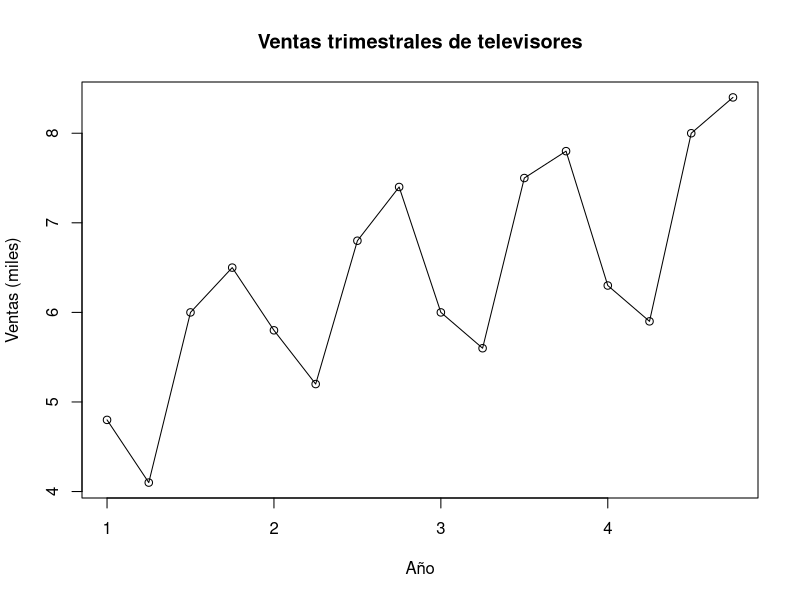
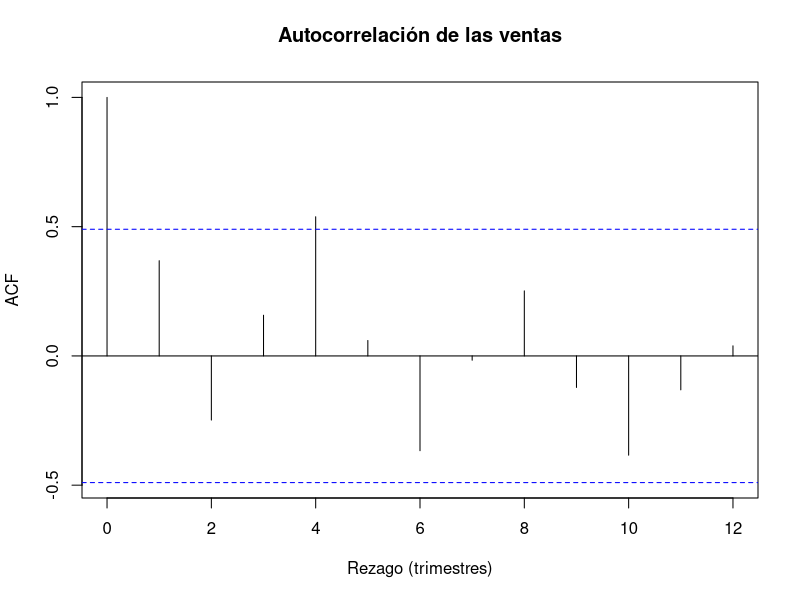
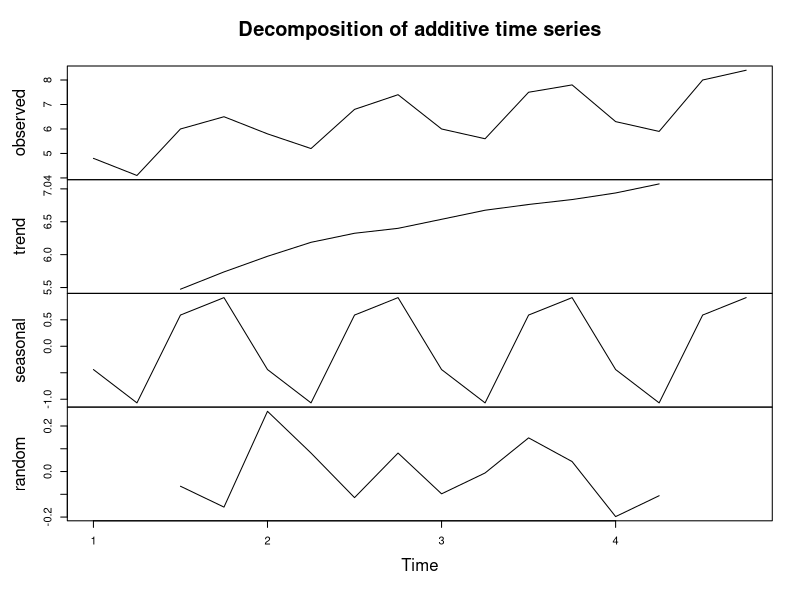
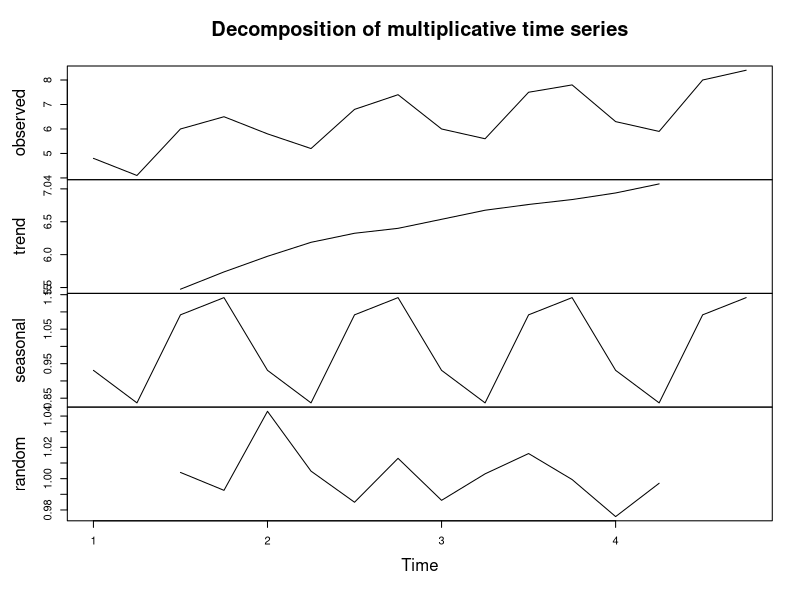
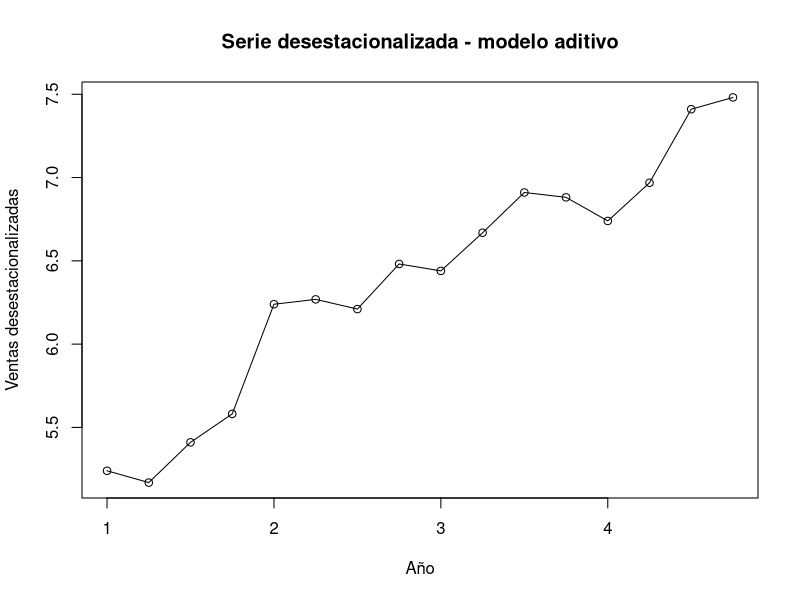
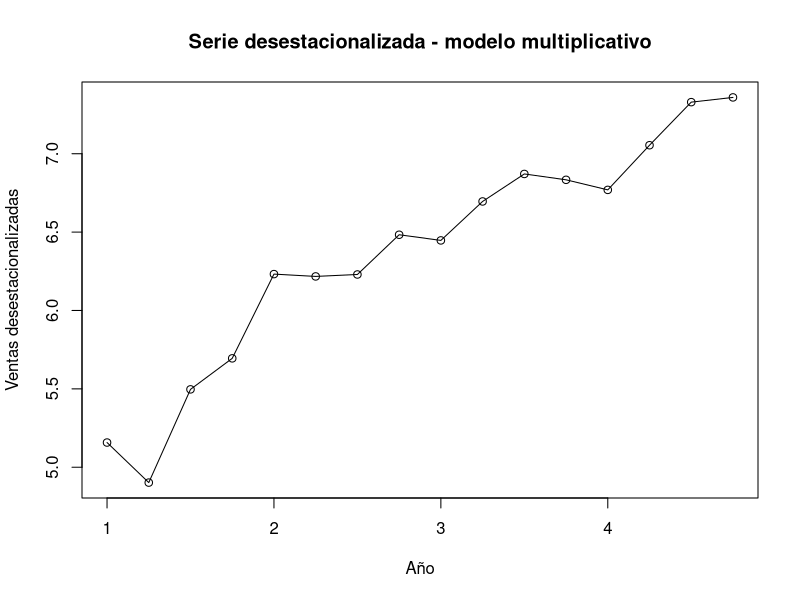
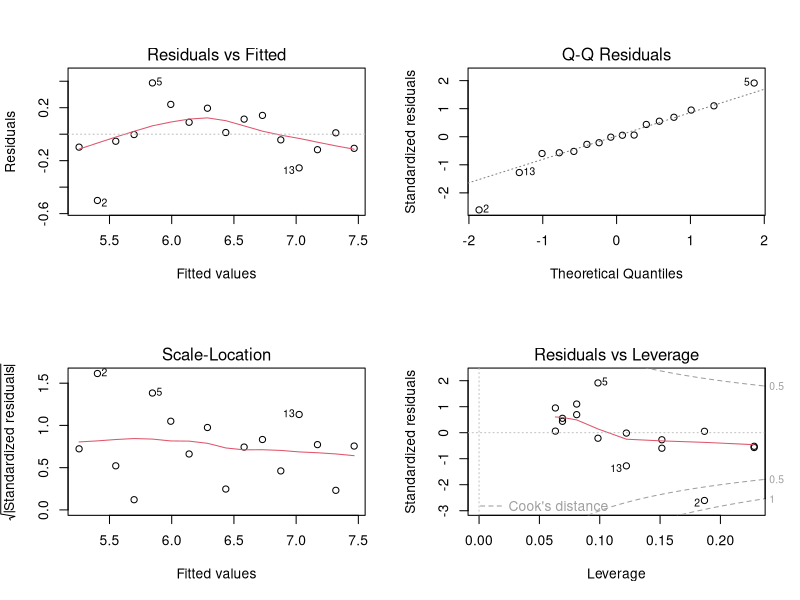
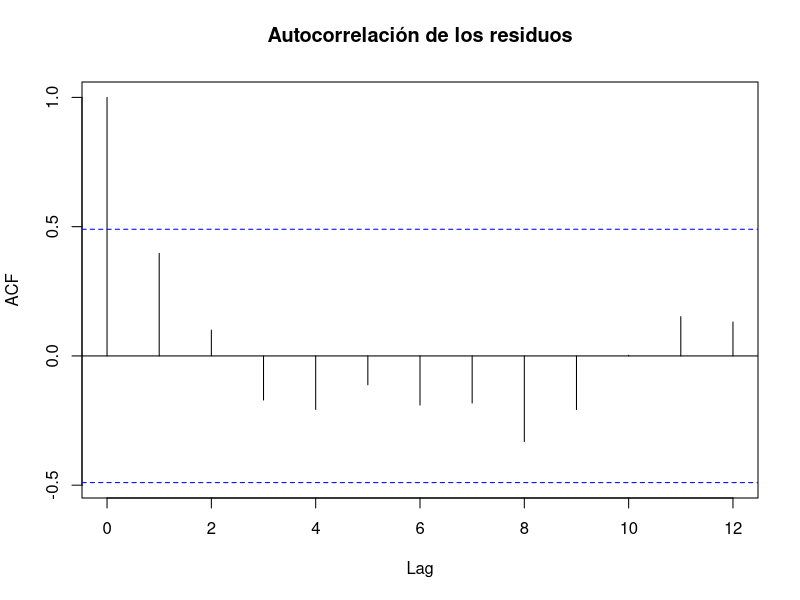

Write R code to recreate these figures, in order.
## ---- chunk 1
knitr::opts_chunk$set(echo = TRUE)
## ---- chunk 2
ventas <- c(4.8, 4.1, 6.0, 6.5,
            5.8, 5.2, 6.8, 7.4,
            6.0, 5.6, 7.5, 7.8,
            6.3, 5.9, 8.0, 8.4)

tiempo <- 1:16
ventas_ts <- ts(ventas, start = c(1, 1), frequency = 4)

ventas_ts
## ---- chunk 3
plot(ventas_ts,
     type = "o",
     xlab = "Año",
     ylab = "Ventas (miles)",
     main = "Ventas trimestrales de televisores")
## ---- chunk 4
acf(as.numeric(ventas_ts),
    lag.max = 12,
    xlab = "Rezago (trimestres)",
    main = "Autocorrelación de las ventas")
## ---- chunk 5
descomp_add <- decompose(ventas_ts, type = "additive")
descomp_mult <- decompose(ventas_ts, type = "multiplicative")

plot(descomp_add)
plot(descomp_mult)
## ---- chunk 6
indice_add <- tapply(descomp_add$seasonal,
                     cycle(ventas_ts),
                     mean,
                     na.rm = TRUE)

indice_mult <- tapply(descomp_mult$seasonal,
                      cycle(ventas_ts),
                      mean,
                      na.rm = TRUE)

indices <- data.frame(
  Trimestre = 1:4,
  Aditivo = as.numeric(indice_add),
  Multiplicativo = as.numeric(indice_mult)
)

round(indices, 4)
## ---- chunk 7
estacional_add <- indice_add[cycle(ventas_ts)]
estacional_mult <- indice_mult[cycle(ventas_ts)]

ventas_des_add <- ventas_ts - estacional_add
ventas_des_mult <- ventas_ts / estacional_mult

plot(ventas_des_add,
     type = "o",
     xlab = "Año",
     ylab = "Ventas desestacionalizadas",
     main = "Serie desestacionalizada - modelo aditivo")

plot(ventas_des_mult,
     type = "o",
     xlab = "Año",
     ylab = "Ventas desestacionalizadas",
     main = "Serie desestacionalizada - modelo multiplicativo")
## ---- chunk 8
modelo_lineal_add <- lm(as.numeric(ventas_des_add) ~ tiempo)
modelo_lineal_mult <- lm(as.numeric(ventas_des_mult) ~ tiempo)

summary(modelo_lineal_mult)
## ---- chunk 9
par(mfrow = c(2, 2))
plot(modelo_lineal_mult)
par(mfrow = c(1, 1))

shapiro.test(residuals(modelo_lineal_mult))
acf(residuals(modelo_lineal_mult),
    main = "Autocorrelación de los residuos")
## ---- chunk 10
tiempo2 <- tiempo^2

modelo_cuad_mult <- lm(as.numeric(ventas_des_mult) ~ tiempo + tiempo2)
summary(modelo_cuad_mult)
## ---- chunk 11
pred_add_lin <- fitted(modelo_lineal_add) + estacional_add
pred_mult_lin <- fitted(modelo_lineal_mult) * estacional_mult
pred_mult_cuad <- fitted(modelo_cuad_mult) * estacional_mult

metricas <- function(real, pred) {
  c(
    CME = mean((real - pred)^2, na.rm = TRUE),
    EPAM = mean(abs((real - pred) / real), na.rm = TRUE) * 100
  )
}

comparacion <- rbind(
  "Aditivo lineal" = metricas(ventas, pred_add_lin),
  "Multiplicativo lineal" = metricas(ventas, pred_mult_lin),
  "Multiplicativo cuadrático" = metricas(ventas, pred_mult_cuad)
)

round(comparacion, 4)
## ---- chunk 12
mejor_CME <- rownames(comparacion)[which.min(comparacion[, "CME"])]
mejor_EPAM <- rownames(comparacion)[which.min(comparacion[, "EPAM"])]

cat("Menor CME:", mejor_CME, "\n")
cat("Menor EPAM:", mejor_EPAM, "\n")
## ---- chunk 13
futuro <- data.frame(
  tiempo = 17:20,
  tiempo2 = (17:20)^2
)

est_add_fut <- as.numeric(indice_add[1:4])
est_mult_fut <- as.numeric(indice_mult[1:4])

pron_add_lin <- predict(modelo_lineal_add, newdata = futuro) + est_add_fut
pron_mult_lin <- predict(modelo_lineal_mult, newdata = futuro) * est_mult_fut
pron_mult_cuad <- predict(modelo_cuad_mult, newdata = futuro) * est_mult_fut

pronosticos <- data.frame(
  Año = rep(5, 4),
  Trimestre = 1:4,
  Aditivo_lineal = pron_add_lin,
  Multiplicativo_lineal = pron_mult_lin,
  Multiplicativo_cuadratico = pron_mult_cuad
)

round(pronosticos, 3)
## ---- chunk 14
tiempo_total <- 1:20
ventas_total <- c(ventas, rep(NA, 4))

serie_add_lin <- c(pred_add_lin, pron_add_lin)
serie_mult_lin <- c(pred_mult_lin, pron_mult_lin)
serie_mult_cuad <- c(pred_mult_cuad, pron_mult_cuad)

plot(tiempo_total, ventas_total,
     type = "o",
     pch = 16,
     xlab = "Trimestre",
     ylab = "Ventas (miles)",
     main = "Datos originales y pronósticos",
     ylim = range(c(ventas, serie_add_lin,
                    serie_mult_lin, serie_mult_cuad)))

lines(tiempo_total, serie_add_lin, lty = 2)
lines(tiempo_total, serie_mult_lin, lty = 3)
lines(tiempo_total, serie_mult_cuad, lty = 4, lwd = 2)
abline(v = 16.5, lty = 2)

legend("topleft",
       legend = c("Datos originales",
                  "Aditivo lineal",
                  "Multiplicativo lineal",
                  "Multiplicativo cuadrático"),
       lty = c(1, 2, 3, 4),
       pch = c(16, NA, NA, NA),
       bty = "n")
